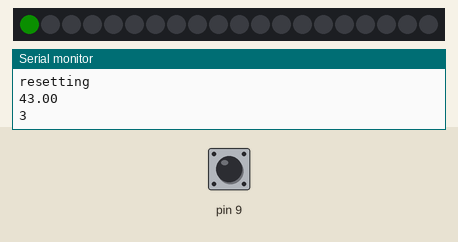
Simulated run of this sketch. Board: Arduino Uno, built with avr-gcc and run on an emulated ATmega328P. Shown: 20 RGB LEDs in strip order, left to right, the last lines printed to the serial monitor. The test bench sets the inputs (shaded band); at power-on: pin 9 HIGH. Dim RGB values are drawn brighter than linear; colours are those a GRB WS2812 strip shows for the declared byte order.

Above: at 1.17 s.
At 2.2 s:
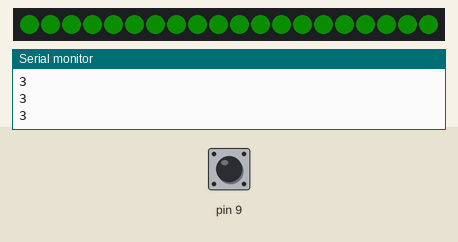
2.3 s: pin 9 pulled LOW for 1 s
4.8 s: pin 9 pulled LOW for 0.4 s
Timing chart, 0 to 7.8 s (numbered marks = the images above; inputs shaded):
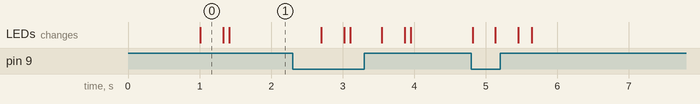

The sketch:

PlantSense.ino
```cpp
#include <CapacitiveSensor.h>

#include "FastLED.h"

// How many leds in your strip?
#define NUM_LEDS 20

// For led chips like Neopixels, which have a data line, ground, and power, you just
// need to define DATA_PIN.  For led chipsets that are SPI based (four wires - data, clock,
// ground, and power), like the LPD8806, define both DATA_PIN and CLOCK_PIN
#define DATA_PIN 5

// Define the array of leds
CRGB leds[NUM_LEDS];

 float touchThreshold = 0;

 long total1;

 int sensitivity = 15;

 unsigned long millisCount;
 unsigned long lastCount;

 bool touched = false;

 int value = 200;
 int valueDirection = -1;

 int touchCount = 0;

 static uint8_t hue = 0;

/*
 * CapitiveSense Library Demo Sketch
 * Paul Badger 2008
 * Uses a high value resistor e.g. 10M between send pin and receive pin
 * Resistor effects sensitivity, experiment with values, 50K - 50M. Larger resistor values yield larger sensor values.
 * Receive pin is the sensor pin - try different amounts of foil/metal on this pin
 */


CapacitiveSensor   cs_4_2 = CapacitiveSensor(10,9);        // 10M resistor between pins 4 & 2, pin 2 is sensor pin, add a wire and or foil if desired

void setup()
{
 //  cs_4_2.set_CS_AutocaL_Millis(0xFFFFFFFF);     // turn off autocalibrate on channel 1 - just as an example
  Serial.begin(57600);
  Serial.println("resetting");

  Intialize();

  LEDS.addLeds<WS2812,DATA_PIN,RGB>(leds,NUM_LEDS);
  LEDS.setBrightness(25);
}


void Intialize()
{
  int tempValue;

  for(int i=0; i< 10; i++)
  {
    tempValue += cs_4_2.capacitiveSensor(10);

    delay(100);
  }

    touchThreshold = (tempValue/10) + sensitivity;
    Serial.println(touchThreshold);
}

void fadeall() { for(int i = 0; i < NUM_LEDS; i++) { leds[i].nscale8(254); } }

void loop() {

  if(hue >= 255)
  {
    hue = 0;
  }

  ReadSensor();

  // First slide the led in one direction
  for(int i = 0; i < NUM_LEDS; i++) {
    // Set the i'th led to red
    leds[i] = CHSV(hue, value, value);
    // Show the leds
    // now that we've shown the leds, reset the i'th led to black
    // leds[i] = CRGB::Black;
    //fadeall();
    // Wait a little bit before we loop around and do it again

    FastLED.show();
    delay(20);
    //ValuePulse();
  }


}

//shift the value up and down to give the lamp an ambient pulse
void ValuePulse()
{
  if(valueDirection == -1 && value < 150)
  {
    valueDirection = 1;
  }else if(valueDirection == 1 && value > 200){
    valueDirection = -1;
  }

  value += valueDirection;
}

void ReadSensor()
{
  total1 = cs_4_2.capacitiveSensor(10);

  Serial.println(total1);

  //map hue to how much the plant is sensing
  hue = map(total1, 0, 100, 0, 255);

}
```
